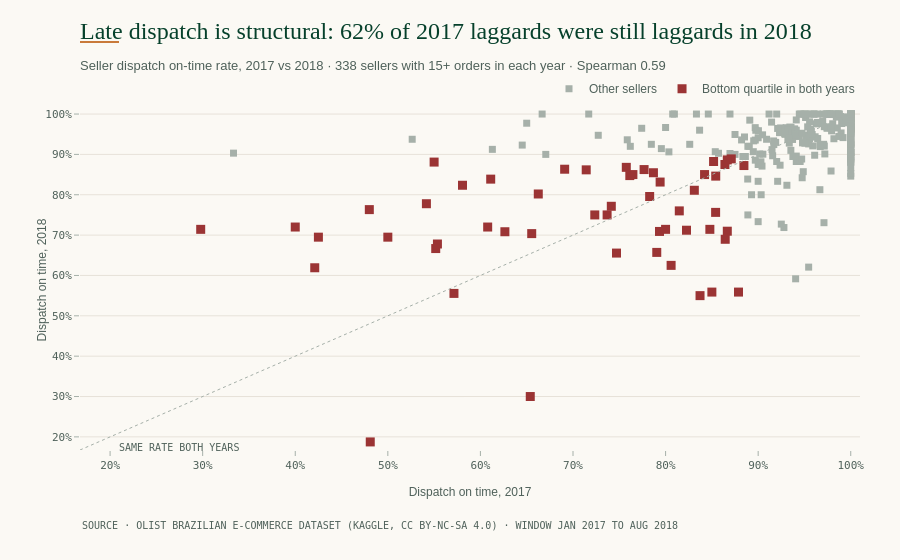

The notebook cell this image was saved under:
### Code cell
fig = go.Figure()
for name, mask, color, size in [
    ("Other sellers", ~h["persistent_laggard"], C["context"], 7),
    ("Bottom quartile in both years", h["persistent_laggard"], C["unfavorable"], 9),
]:
    d = h[mask]
    fig.add_scatter(x=d["h1"], y=d["h2"], mode="markers", name=name,
                    marker=dict(symbol="square", size=size, color=color),
                    customdata=np.stack([d["n1"], d["n2"]], axis=-1),
                    hovertemplate="2017 %{x:.0%} (n=%{customdata[0]})<br>"
                                  "2018 %{y:.0%} (n=%{customdata[1]})<extra></extra>")
lo = max(0, min(h["h1"].min(), h["h2"].min()) - 0.02)
fig.add_shape(type="line", x0=lo, y0=lo, x1=1, y1=1, line=dict(color=C["baseline"], width=1, dash="dot"))
fig.add_annotation(x=lo + 0.04, y=lo + 0.04, text="SAME RATE BOTH YEARS", showarrow=False, xanchor="left",
                   yanchor="top", yshift=-6, font=dict(family=MONO, size=10, color=C["axis"]))
fig.update_xaxes(title="Dispatch on time, 2017", tickformat=".0%", range=[lo, 1.01])
fig.update_yaxes(title="Dispatch on time, 2018", tickformat=".0%", range=[lo, 1.01], zeroline=False)
title = (f"Late dispatch is structural: {stay_rate:.0%} of 2017 laggards were still laggards in 2018"
         if stay_rate >= 0.40 else
         f"Late dispatch is mostly circumstantial: only {stay_rate:.0%} of 2017 laggards stayed behind")
finish(fig, title, f"Seller dispatch on-time rate, 2017 vs 2018 · {len(h):,} sellers with 15+ orders in each year · Spearman {rho:.2f}")
fig.show()
save(fig, "04_dispatch_persistence")

### Figure 1 — Plotly figure (JSON) as saved in the notebook; plotly's stock layout.template omitted (floating-point values rounded to 4 significant figures; data arrays with more than 128 entries replaced by an {"elided": "..."} marker saying what was removed)
{"data": [{"customdata": {"elided": "285x2 int values"}, "hovertemplate": "2017 %{x:.0%} (n=%{customdata[0]})<br>2018 %{y:.0%} (n=%{customdata[1]})<extra></extra>", "marker": {"color": "#A6B0A9", "size": 7, "symbol": "square"}, "mode": "markers", "name": "Other sellers", "type": "scatter", "x": {"elided": "285 float values"}, "y": {"elided": "285 float values"}}, {"customdata": [[18, 62], [15, 31], [62, 66], [61, 55], [93, 36], [105, 35], [20, 21], [79, 16], [25, 38], [19, 20], [51, 25], [67, 24], [170, 164], [213, 110], [40, 59], [40, 42], [31, 17], [287, 216], [58, 35], [25, 100], [80, 106], [88, 59], [34, 89], [35, 27], [19, 21], [96, 26], [174, 48], [46, 28], [52, 60], [29, 36], [47, 28], [15, 44], [27, 34], [112, 109], [78, 47], [148, 108], [219, 90], [51, 40], [20, 34], [494, 476], [27, 25], [49, 94], [33, 53], [56, 59], [33, 34], [233, 651], [118, 29], [18, 59], [19, 40], [221, 230], [185, 119], [24, 45], [43, 20]], "hovertemplate": "2017 %{x:.0%} (n=%{customdata[0]})<br>2018 %{y:.0%} (n=%{customdata[1]})<extra></extra>", "marker": {"color": "#9B3434", "size": 9, "symbol": "square"}, "mode": "markers", "name": "Bottom quartile in both years", "type": "scatter", "x": [0.6111, 0.8667, 0.8226, 0.7869, 0.871, 0.7905, 0.8, 0.481, 0.48, 0.8421, 0.6078, 0.806, 0.7235, 0.7934, 0.425, 0.55, 0.5806, 0.8641, 0.7414, 0.4, 0.6625, 0.7614, 0.7941, 0.5714, 0.4211, 0.8542, 0.6264, 0.8478, 0.6538, 0.5517, 0.2979, 0.8667, 0.8519, 0.7768, 0.8846, 0.6554, 0.8311, 0.7647, 0.85, 0.747, 0.8148, 0.7143, 0.7576, 0.5536, 0.8788, 0.691, 0.8644, 0.5, 0.7368, 0.7828, 0.8541, 0.5417, 0.8372], "y": [0.8387, 0.7097, 0.7121, 0.8545, 0.8889, 0.6571, 0.7143, 0.1875, 0.7632, 0.85, 0.72, 0.625, 0.75, 0.7091, 0.6949, 0.881, 0.8235, 0.875, 0.7714, 0.72, 0.8019, 0.8475, 0.8315, 0.5556, 0.619, 0.8462, 0.7083, 0.7143, 0.3, 0.6667, 0.7143, 0.8864, 0.8824, 0.8624, 0.8723, 0.7037, 0.8111, 0.85, 0.5588, 0.6555, 0.76, 0.8617, 0.8679, 0.678, 0.5588, 0.8633, 0.6897, 0.6949, 0.75, 0.7957, 0.7563, 0.7778, 0.55]}], "layout": {"annotations": [{"font": {"color": "#4F615A", "family": "IBM Plex Mono, Consolas, monospace", "size": 10}, "showarrow": false, "text": "SAME RATE BOTH YEARS", "x": 0.2075, "xanchor": "left", "y": 0.2075, "yanchor": "top", "yshift": -6}, {"font": {"color": "#4F615A", "family": "IBM Plex Mono, Consolas, monospace", "size": 10}, "showarrow": false, "text": "SOURCE · OLIST BRAZILIAN E-COMMERCE DATASET (KAGGLE, CC BY-NC-SA 4.0) · WINDOW JAN 2017 TO AUG 2018", "x": 0, "xanchor": "left", "xref": "paper", "y": -0.2, "yanchor": "top", "yref": "paper"}], "shapes": [{"line": {"color": "#A6B0A9", "dash": "dot", "width": 1}, "type": "line", "x0": 0.1675, "x1": 1, "y0": 0.1675, "y1": 1}, {"line": {"color": "#C97A3A", "width": 2}, "type": "line", "x0": 0, "x1": 0.05, "xref": "paper", "y0": 1.2, "y1": 1.2, "yref": "paper"}], "title": {"text": "Late dispatch is structural: 62% of 2017 laggards were still laggards in 2018<br><span style='font-family:IBM Plex Sans, Arial, sans-serif;font-size:13px;color:#4F615A'>Seller dispatch on-time rate, 2017 vs 2018 · 338 sellers with 15+ orders in each year · Spearman 0.59</span>"}, "xaxis": {"range": [0.1675, 1.01], "tickformat": ".0%", "title": {"text": "Dispatch on time, 2017"}}, "yaxis": {"range": [0.1675, 1.01], "tickformat": ".0%", "title": {"text": "Dispatch on time, 2018"}, "zeroline": false}}}
